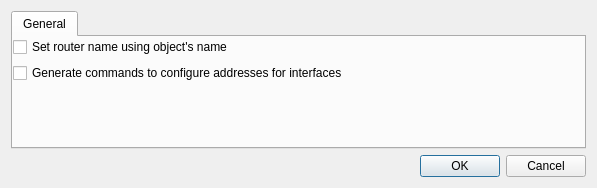
<?xml version="1.0" encoding="UTF-8"?>
<ui version="4.0">
 <class>nxosAdvancedDialog_q</class>
 <widget class="QDialog" name="nxosAdvancedDialog_q">
  <property name="windowModality">
   <enum>Qt::WindowModality::WindowModal</enum>
  </property>
  <property name="enabled">
   <bool>true</bool>
  </property>
  <property name="geometry">
   <rect>
    <x>0</x>
    <y>0</y>
    <width>597</width>
    <height>188</height>
   </rect>
  </property>
  <property name="windowTitle">
   <string>NX-OS Advanced Configuration Options</string>
  </property>
  <layout class="QGridLayout">
   <item row="1" column="0">
    <layout class="QHBoxLayout">
     <item>
      <spacer>
       <property name="orientation">
        <enum>Qt::Orientation::Horizontal</enum>
       </property>
       <property name="sizeHint" stdset="0">
        <size>
         <width>151</width>
         <height>20</height>
        </size>
       </property>
      </spacer>
     </item>
     <item>
      <widget class="QPushButton" name="ok_button">
       <property name="text">
        <string>OK</string>
       </property>
      </widget>
     </item>
     <item>
      <widget class="QPushButton" name="cancel_button">
       <property name="text">
        <string>Cancel</string>
       </property>
      </widget>
     </item>
    </layout>
   </item>
   <item row="0" column="0">
    <widget class="QTabWidget" name="tabWidget">
     <widget class="QWidget" name="TabPage">
      <attribute name="title">
       <string>General</string>
      </attribute>
      <layout class="QGridLayout">
       <property name="margin" stdset="0">
        <number>0</number>
       </property>
       <item row="0" column="0">
        <widget class="QCheckBox" name="nxos_set_host_name">
         <property name="text">
          <string>Set router name using object's name</string>
         </property>
        </widget>
       </item>
       <item row="1" column="0">
        <widget class="QCheckBox" name="nxos_ip_address">
         <property name="text">
          <string>Generate commands to configure addresses for interfaces</string>
         </property>
        </widget>
       </item>
       <item row="2" column="0">
        <spacer>
         <property name="orientation">
          <enum>Qt::Orientation::Vertical</enum>
         </property>
         <property name="sizeType">
          <enum>QSizePolicy::Policy::Expanding</enum>
         </property>
         <property name="sizeHint" stdset="0">
          <size>
           <width>20</width>
           <height>40</height>
          </size>
         </property>
        </spacer>
       </item>
      </layout>
     </widget>
    </widget>
   </item>
  </layout>
 </widget>
 <layoutdefault spacing="6" margin="11"/>
 <tabstops>
  <tabstop>nxos_set_host_name</tabstop>
  <tabstop>tabWidget</tabstop>
  <tabstop>nxos_ip_address</tabstop>
  <tabstop>ok_button</tabstop>
  <tabstop>cancel_button</tabstop>
 </tabstops>
 <resources/>
 <connections>
  <connection>
   <sender>ok_button</sender>
   <signal>clicked()</signal>
   <receiver>nxosAdvancedDialog_q</receiver>
   <slot>accept()</slot>
   <hints>
    <hint type="sourcelabel">
     <x>20</x>
     <y>20</y>
    </hint>
    <hint type="destinationlabel">
     <x>20</x>
     <y>20</y>
    </hint>
   </hints>
  </connection>
  <connection>
   <sender>cancel_button</sender>
   <signal>clicked()</signal>
   <receiver>nxosAdvancedDialog_q</receiver>
   <slot>reject()</slot>
   <hints>
    <hint type="sourcelabel">
     <x>20</x>
     <y>20</y>
    </hint>
    <hint type="destinationlabel">
     <x>20</x>
     <y>20</y>
    </hint>
   </hints>
  </connection>
 </connections>
</ui>
